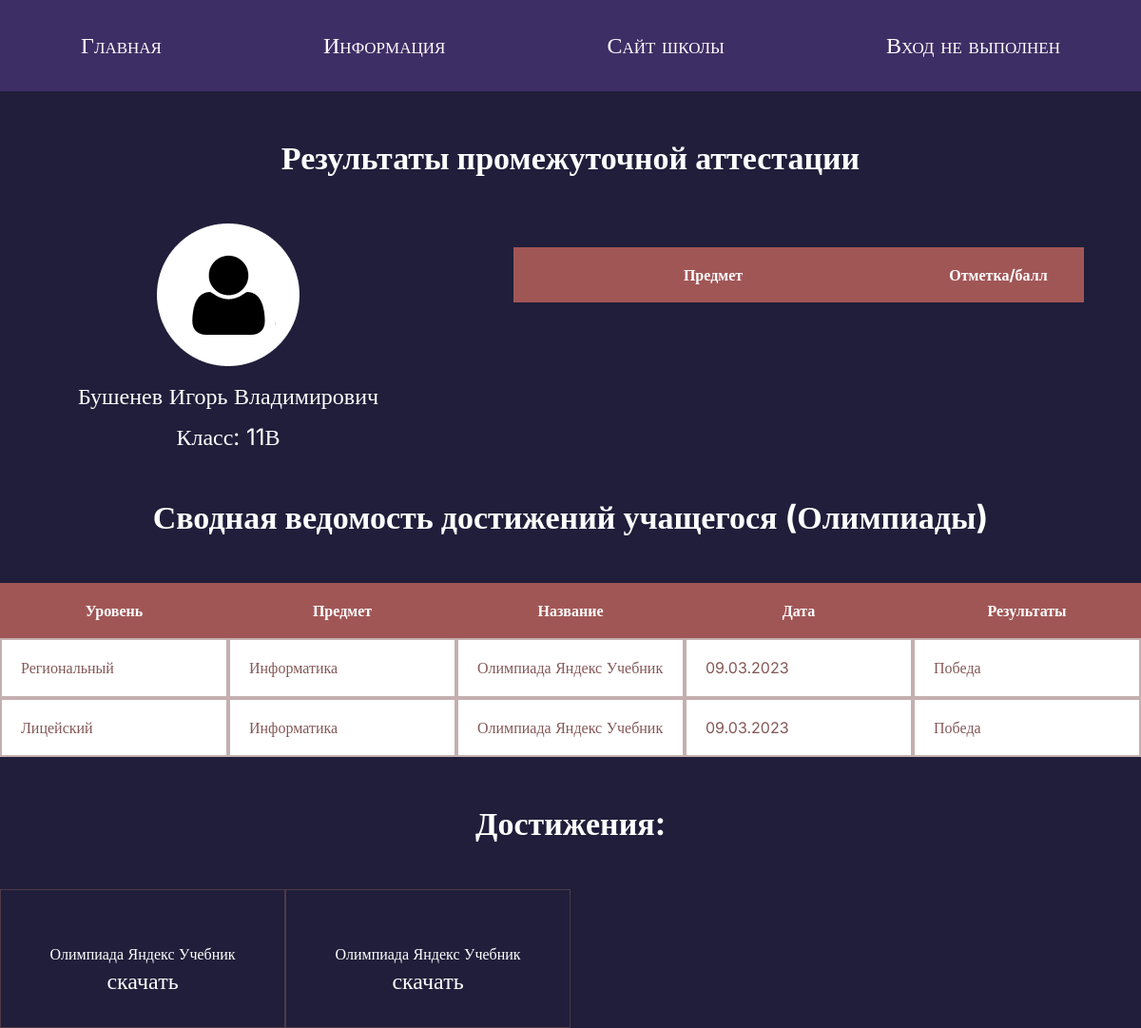
The page /profile/15 on the database its author committed.
### tables this page shows
CREATE TABLE "students" (
	"student_id"	INTEGER NOT NULL,
	"name"	TEXT NOT NULL,
	"login"	TEXT NOT NULL,
	"password"	TEXT NOT NULL,
	"avatar"	BLOB,
	"birth_date"	DATE,
	"created_at"	DATETIME NOT NULL DEFAULT CURRENT_TIMESTAMP,
	"class"	TEXT NOT NULL,
	"teacher_id"	INTEGER NOT NULL,
	"old"	INTEGER NOT NULL,
	FOREIGN KEY("teacher_id") REFERENCES "teachers"("teacher_id") ON DELETE CASCADE ON UPDATE CASCADE,
	PRIMARY KEY("student_id" AUTOINCREMENT)
);

CREATE TABLE "portfolio" (
	"portfolio_id"	INTEGER NOT NULL,
	"event_name"	TEXT NOT NULL,
	"event_type"	TEXT NOT NULL,
	"student_id"	INTEGER NOT NULL,
	"created_at"	DATETIME NOT NULL DEFAULT CURRENT_TIMESTAMP,
	"event_file_uuid"	TEXT,
	"event_level"	TEXT,
	"event_result"	TEXT,
	"event_date"	TEXT,
	PRIMARY KEY("portfolio_id" AUTOINCREMENT),
	FOREIGN KEY("student_id") REFERENCES "students"("student_id") ON DELETE CASCADE ON UPDATE CASCADE
);

### main.py (the view, shortened to what this page needs)
@app.route("/profile/<student_id>", methods=["POST", "GET"])
def profile_by_id(student_id):
    exams_subjects = ["Русский язык", "Литература", "Алгебра", "Геометрия", "Информатика", "Музыка",
                      "ОБЖ", "Физическая культура", "Технология", "Английский язык", "Литература Республики Коми",
                      "История", "Родная (русская) литература", "Родной (русский) язык", "Биология",
                      "Химия", "Физика", "География", "Обществознание"]
    student = db.get_student_by_student_id(student_id)
    portfolio = db.get_portfolio_by_student_id(student_id)
    exams = db.get_exams_by_student_id(student_id)
    return render_template("student-profile.html", title="Student profile", student=student, port=portfolio,
                                                exams=exams, subjects=exams_subjects, old = student[-1])

### database.py (called while the page is built)
    def get_portfolio_by_student_id(self, student_id):
        sql = """SELECT * FROM portfolio WHERE student_id = ?"""
        self.cursor.execute(sql, (student_id,))
        return self.cursor.fetchall()

    def get_exams_by_student_id(self, student_id):
        sql = """SELECT * FROM exams WHERE student_id = ?"""
        self.cursor.execute(sql, (student_id,))
        return self.cursor.fetchall()

    def get_student_by_student_id(self, student_id):
        sql = """SELECT * FROM students WHERE student_id = ?"""
        self.cursor.execute(sql, (student_id, ))
        result = self.cursor.fetchone()
        if not result:
            return None
        return result

### templates/student-profile.html (shortened to what this page needs)
{% extends 'base.html' %}
{% block content %}
  <section class="profile-page-st">
    <div class="container">
      <h2 class="header-page">Результаты промежуточной аттестации</h2>
      <div class="student-card">
        <div class="student-info">
          <img src={{url_for('static', filename='img/avatar 1.png')}}  alt="avatar-1" class="avatar-2">
          <p class="port-text">{{ student[1] }}</p>
          <p class="port-text">Класс: {{ student[7] }}</p>
        </div>
        <form class="student-table" method="post">
          <table class="marks">
            <thead>
              <tr>
                <th>Предмет</th>
                <th>Отметка/балл</th>
              </tr>
            </thead>
          </table>
        </form>
      </div>
      {% if port %}
      <p class="header-page"><strong>Сводная ведомость достижений учащегося (Олимпиады)</strong></p>
      <div class="marks-tb">
        <table class="marks-2">
          <thead>
            <tr>
              <th class="th-2">Уровень</th>
              <th class="th-2">Предмет</th>
              <th class="th-2">Название</th>
              <th class="th-2">Дата</th>
              <th class="th-2">Результаты</th>
            </tr>
          </thead>
          <tbody>
          {% for item in port %}
            <tr>
              <td class="td-2">{{item[6]}}</td>
              <td class="td-2">{{item[2]}}</td>
              <td class="td-2">{{item[1]}}</td>
              <td class="td-2">{{item[-1]}}</td>
              <td class="td-2">{{item[-2]}}</td>
            </tr>
          {% endfor %}
          </tbody>
        </table>
      </div>
      <p class="header-page"><strong>Достижения:</strong></p>
      <div class="portfolio-files">
        {% for item in port %}
        <div class="portfolio-item">
          <p class="portfolio-title">{{item[1]}}</p>
          <a href='/download/{{ item[5] }}' class="portfolio-link">скачать</a>
        </div>
        {% endfor %}
      </div>
      {% else %}
        {% if "student_id" in session %}
        <a href="/add-portfolio" type="submit" class="button-center button-add"><strong>Добавить достижение</strong></a>
        {% endif %}
      {% endif %}
    </div>
  </section>
{% endblock %}

### static/css/styles.css (style rules this page uses)
* { margin: 0; padding: 0; box-sizing: border-box; font-family: Inter; }
form { margin: 0 auto; max-width: 650px; box-shadow: 20px 20px 0px #443C5B; background-color: #FFFFFF; border-radius: 5px; padding: 25px; }
.container { max-width: 1200px; margin: 0 auto; }
a { text-decoration: none; color: white; font-family: Inter; font-size: 24px; }
thead { display: flex; }
tr { width: 100%; display: flex; align-items: stretch; }
.student th:first-child, td:first-child { width: 60%; }
.student th:last-child, td:last-child { width: 25%; }
th:first-child, td:first-child { width: 70%; }
th:last-child, td:last-child { width: 30%; }
table { border-collapse: collapse; }
th, td { border: 2px solid #8558587a; padding: 20px 20px; text-align: left; color: #855858; }
th { background-color: #A15656; color: #FFFFFF; border: none; text-align: center; }
.port-text { color: #FFFFFF; font-family: Inter; font-size: 24px; margin-top: 15px; }
.header-page { color: #FFFFFF; font-size: 34px; text-align: center; padding: 50px 0; }
.marks { background-color: #FFFFFF; width: 100%; }
.marks-tb { max-width: 100%; }
.marks-2 { background-color: #FFFFFF; width: 100%; }
.profile-page-st { min-height: 88vh; width: 100%; background-color: #201E3A; }
.th-2:first-child, .td-2:first-child, .th-2:nth-child(2), .td-2:nth-child(2), .th-2:nth-child(3), .td-2:nth-child(3), .th-2:nth-child(4), .td-2:nth-child(4), .th-2:nth-child(5), .td-2:nth-child(5) { width: 20%; }
.student-card { display: flex; justify-content: space-between; }
.student-info { width: 40%; text-align: center; }
.student-table { width: 60%; border: none; box-shadow: none; background-color: #201E3A; text-align: center; }
.portfolio-files { display: flex; flex-wrap: wrap; }
.portfolio-item { width: 25%; padding: 35px; border: 1px solid #8558587a; text-align: center; }
.portfolio-title { color: #FFFFFF; padding: 5px 0 5px 0; }

### rows shown on the page
students: name "Бушенев Игорь Владимирович", class "11В"
portfolio: event_level "Региональный", event_type "Информатика", event_name "Олимпиада Яндекс Учебник", event_date "09.03.2023", event_result "Победа"
portfolio: event_level "Лицейский", event_type "Информатика", event_name "Олимпиада Яндекс Учебник", event_date "09.03.2023", event_result "Победа"
